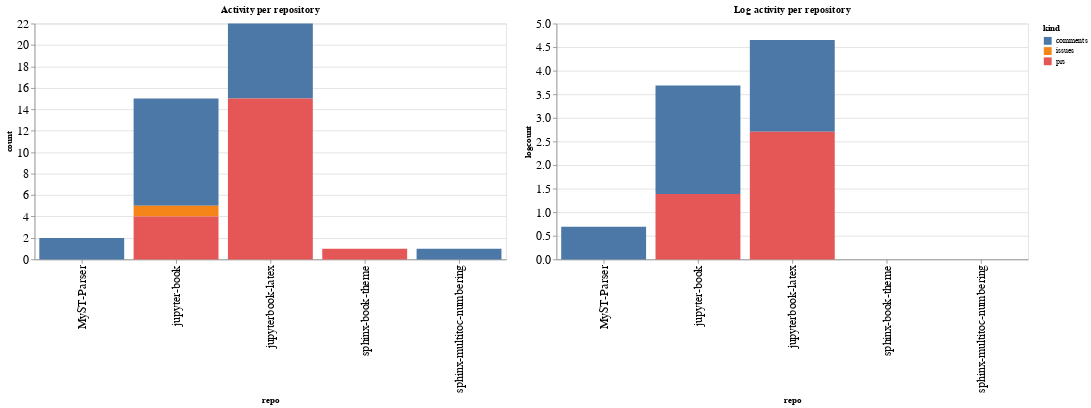

Write notebook code for a chart like this one.
### Code cell
ch1 = alt.Chart(repo_summaries, width=600, title="Activity per repository").mark_bar().encode(
    x='repo',
    y='count',
    color='kind',
    tooltip="kind"
)

ch2 = alt.Chart(repo_summaries, width=600, title="Log activity per repository").mark_bar().encode(
    x='repo',
    y='logcount',
    color='kind',
    tooltip="kind"
)

ch1 | ch2

### Figure 1 — Vega-Lite specification as saved in the notebook (floating-point values rounded to 4 significant figures)
{"config": {"axisLeft": {"labelFontSize": 15}, "axisBottom": {"labelFontSize": 15}}, "hconcat": [{"mark": "bar", "encoding": {"color": {"type": "nominal", "field": "kind"}, "tooltip": {"type": "nominal", "field": "kind"}, "x": {"type": "nominal", "field": "repo"}, "y": {"type": "quantitative", "field": "count"}}, "title": "Activity per repository", "width": 600}, {"mark": "bar", "encoding": {"color": {"type": "nominal", "field": "kind"}, "tooltip": {"type": "nominal", "field": "kind"}, "x": {"type": "nominal", "field": "repo"}, "y": {"type": "quantitative", "field": "logcount"}}, "title": "Log activity per repository", "width": 600}], "data": {"name": "data-7b7583c493de9bc99c7fc9a2ae60880c"}, "$schema": "https://vega.github.io/schema/vega-lite/v4.8.1.json", "datasets": {"data-7b7583c493de9bc99c7fc9a2ae60880c": [{"repo": "MyST-Parser", "kind": "comments", "count": 2, "logcount": 0.6931}, {"repo": "jupyter-book", "kind": "comments", "count": 10, "logcount": 2.303}, {"repo": "jupyter-book", "kind": "issues", "count": 1, "logcount": 0.0}, {"repo": "jupyter-book", "kind": "prs", "count": 4, "logcount": 1.386}, {"repo": "jupyterbook-latex", "kind": "comments", "count": 7, "logcount": 1.946}, {"repo": "jupyterbook-latex", "kind": "prs", "count": 15, "logcount": 2.708}, {"repo": "sphinx-book-theme", "kind": "prs", "count": 1, "logcount": 0.0}, {"repo": "sphinx-multitoc-numbering", "kind": "comments", "count": 1, "logcount": 0.0}]}}
